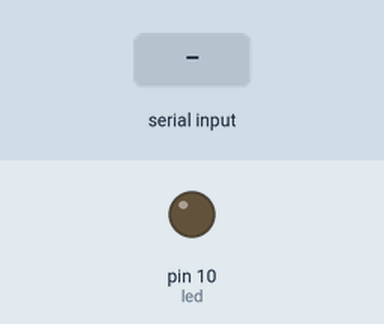
Recording of a sketch running on a simulated Arduino Uno, built with avr-gcc and run on an emulated ATmega328P. Shown: output pins drawn as LEDs (lit = HIGH). Inputs (shaded band) come from the test bench.

Above: at 1.2 s.
1.3 s: "90,45\n" received over Serial
At 1.8 s:
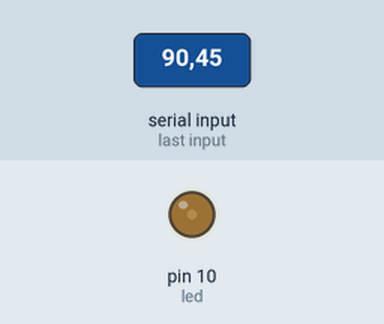
3.8 s: "30,150\n" received over Serial
At 4.6 s:
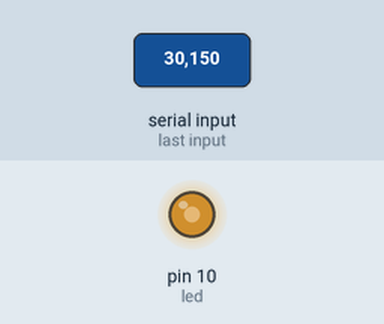
6.3 s: "200\n" received over Serial
At 6.7 s:
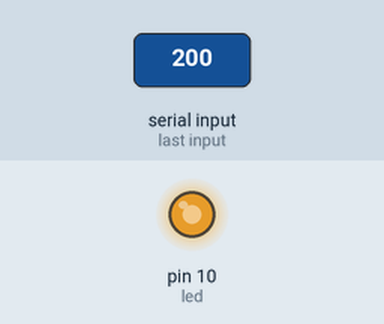
Timing chart, 0 to 9.3 s (numbered marks = the images above; inputs shaded):
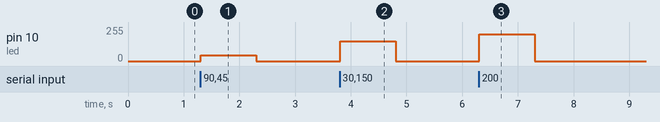

Measured:
- after the input at 1.3 s, pin 10 (led): 0/255 → 45/255 at once, → 0/255 1.0 s later
- after the input at 3.8 s, pin 10 (led): 0/255 → 150/255 at once, → 0/255 1.0 s later
- after the input at 6.3 s, pin 10 (led): 0/255 → 200/255 at once, → 0/255 1.0 s later

The sketch:

Serial_Monitor.ino
```cpp
int led=10;
int x;
void setup() {
  // put your setup code here, to run once:
  pinMode(led,OUTPUT);
  Serial.begin(9600);
}

void loop() {
  // put your main code here, to run repeatedly:
  //send data only when you receive data
  if(Serial.available()>0){
    x=Serial.parseInt();
    analogWrite(led,x);
                                                    //Serial.setTimeout(1000);
 }
}
```
